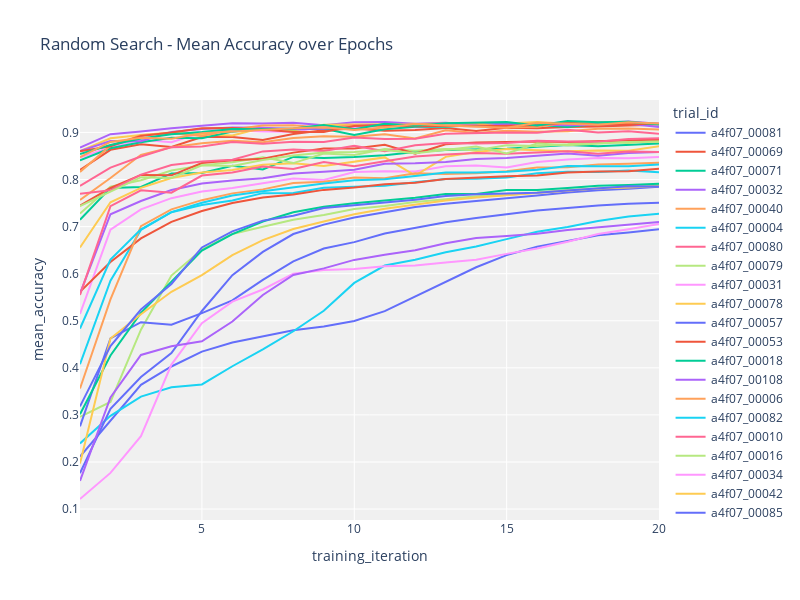
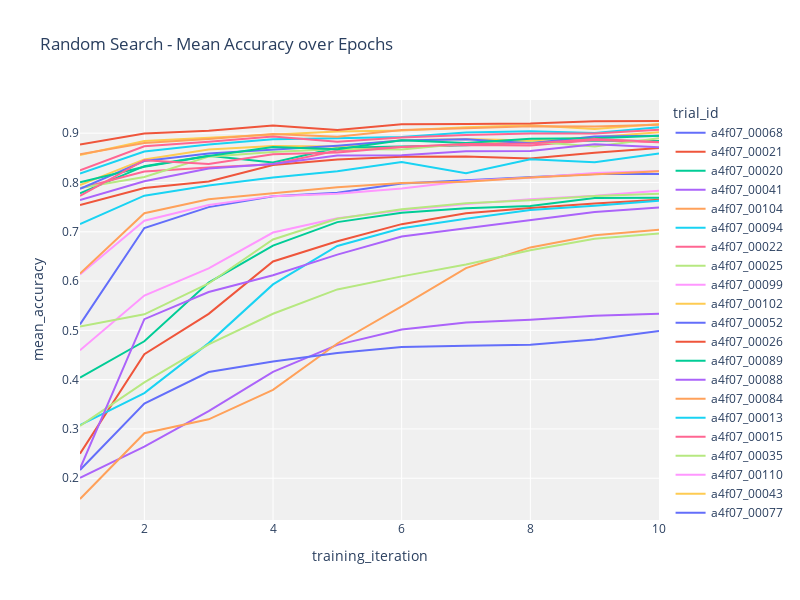
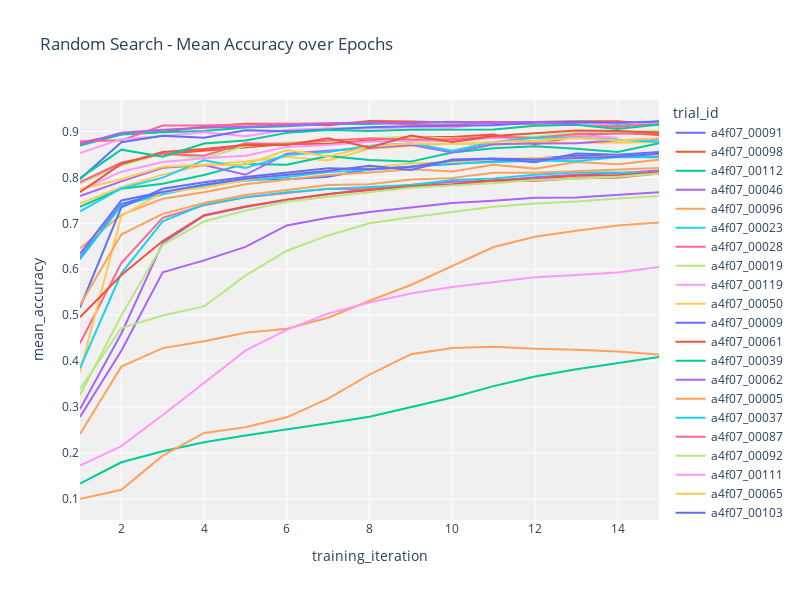
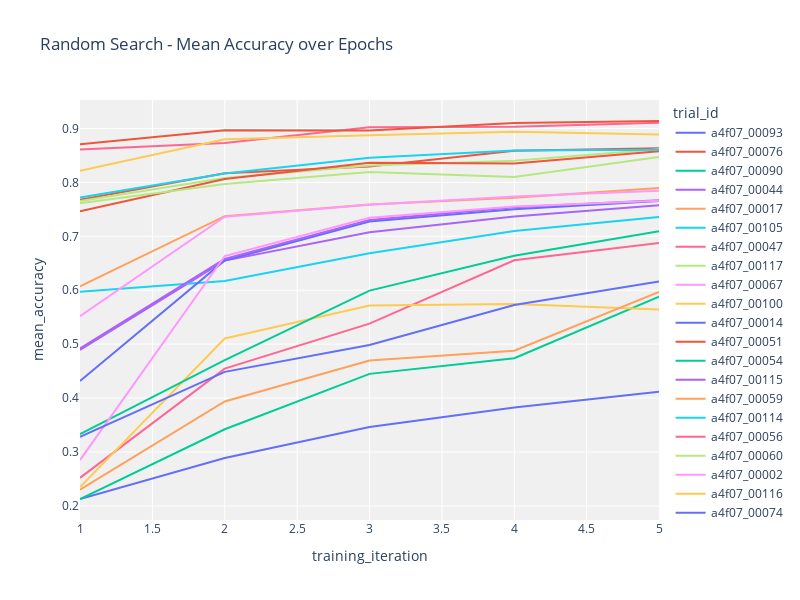

Notebook code for these charts, in order:
### Code cell
e7_grouped = df_e7.groupby('config.epochs')
for config in df_e7['config.epochs'].unique().tolist():
    df = e7_grouped.get_group(config)
    print(f'{len(df.trial_id.unique())} trials with {config} epochs tested.')
    fig = px.line(df, 
              x="training_iteration", 
              y="mean_accuracy", 
              color="trial_id", 
              title="Random Search - Mean Accuracy over Epochs",
              hover_data=[
                  "config.l1",
                  "config.batch_size",
                  "config.epochs",
                  "config.learning_rate"
              ],
              width=800, 
              height=600)
    fig.show()
